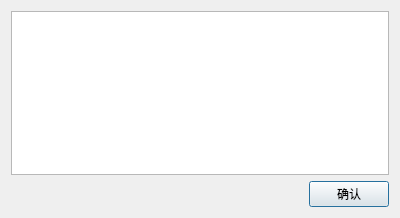
<?xml version="1.0" encoding="UTF-8"?>
<ui version="4.0">
 <class>Dialog</class>
 <widget class="QDialog" name="Dialog">
  <property name="geometry">
   <rect>
    <x>0</x>
    <y>0</y>
    <width>400</width>
    <height>218</height>
   </rect>
  </property>
  <property name="windowTitle">
   <string>Dialog</string>
  </property>
  <layout class="QGridLayout" name="gridLayout">
   <item row="1" column="0" alignment="Qt::AlignRight">
    <widget class="QPushButton" name="btn_ok">
     <property name="text">
      <string>确认</string>
     </property>
    </widget>
   </item>
   <item row="0" column="0">
    <widget class="QTextEdit" name="text"/>
   </item>
  </layout>
 </widget>
 <resources/>
 <connections/>
</ui>
